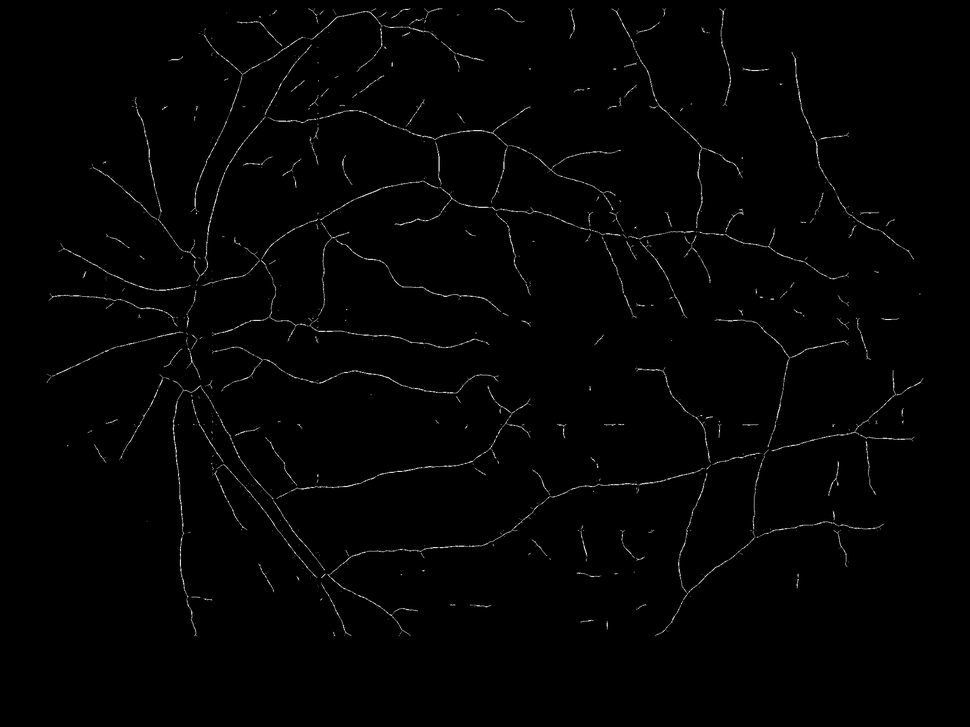
#> input picture forus_skel.png, 970 x 727 px, shrunk from 2048 x 1536 before the run, found by its file name
$ jupyter execute Postprocessing.ipynb
#> lines starting #> are read from the running program, lines starting #| are printed output that depends on the picture; after the words box and inside, x2 and y2 are one past the last pixel; in counts of white or black regions, pixels touching at a corner belong together
[cell 1]
import cv2
import numpy as np

# load color image
im = cv2.imread('images\\forus_skel.png')
#> im is the input picture: shape (727, 970, 3); min 0, max 235, mean 2.5

# smooth the image with alternative closing and opening
# with an enlarging kernel
morph = im.copy()

kernel = cv2.getStructuringElement(cv2.MORPH_RECT, (1, 1))
morph = cv2.morphologyEx(morph, cv2.MORPH_CLOSE, kernel)
morph = cv2.morphologyEx(morph, cv2.MORPH_OPEN, kernel)

kernel = cv2.getStructuringElement(cv2.MORPH_RECT, (2, 2))

# take morphological gradient
gradient_image = cv2.morphologyEx(morph, cv2.MORPH_GRADIENT, kernel)
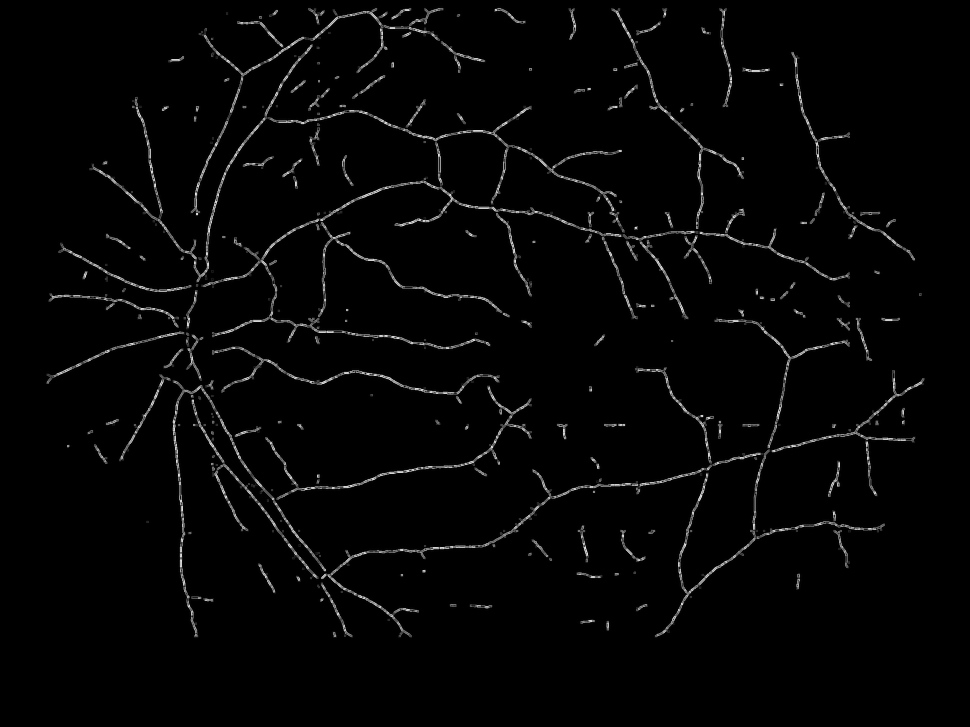
#> gradient_image: shape (727, 970, 3); min 0, max 235, mean 5.1

# split the gradient image into channels
image_channels = np.split(np.asarray(gradient_image), 3, axis=2)
#> image_channels = 3 items

channel_height, channel_width, _ = image_channels[0].shape
#> channel_height = 727; channel_width = 970

# apply Otsu threshold to each channel
for i in range(0, 3):
    _, image_channels[i] = cv2.threshold(~image_channels[i], 0, 255, cv2.THRESH_OTSU | cv2.THRESH_BINARY)
    image_channels[i] = np.reshape(image_channels[i], newshape=(channel_height, channel_width, 1))

# merge the channels
image_channels = np.concatenate((image_channels[0], image_channels[1], image_channels[2]), axis=2)
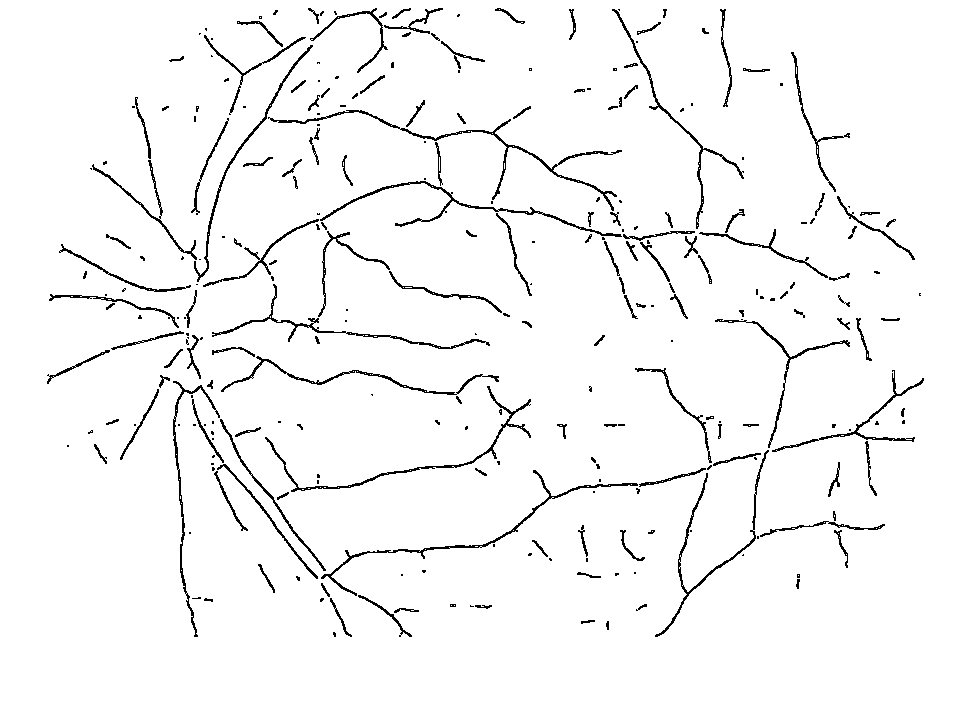
#> image_channels: shape (727, 970, 3); 96.4% white; black in thin lines or dots, all inside (x1, y1, x2, y2) = (47, 8, 924, 637)

# save the denoised image
cv2.imwrite('output.jpg', image_channels)
#> Out = True

[cell 2]
image = im
image = ~image
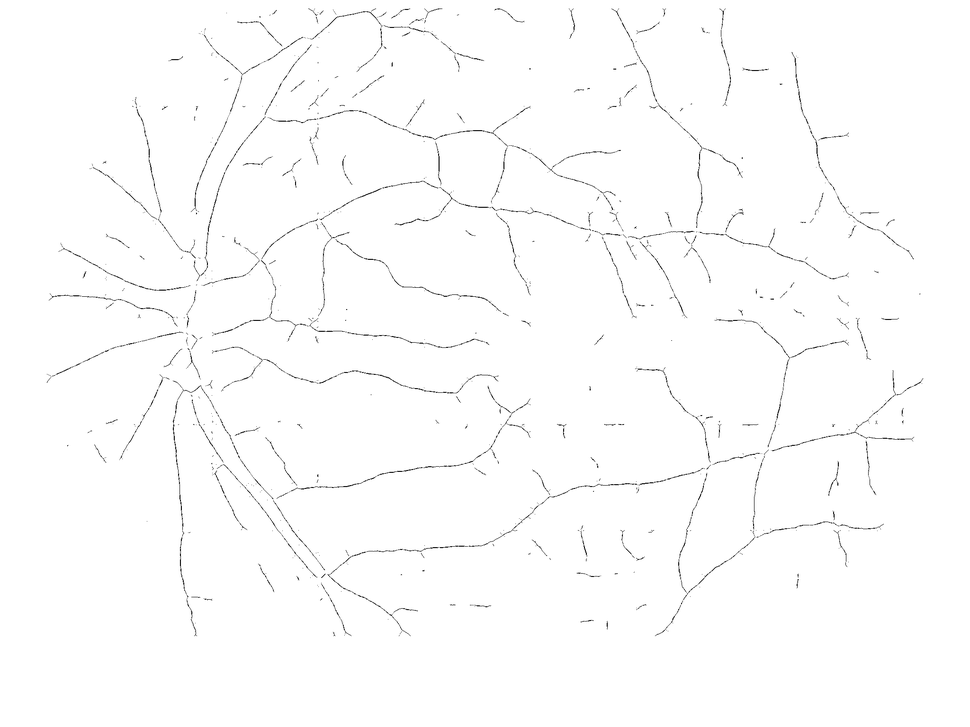
#> image: shape (727, 970, 3); min 20, max 255, mean 252.5
cv2.imwrite("img_skel_inv.png",image)
#> Out = True
